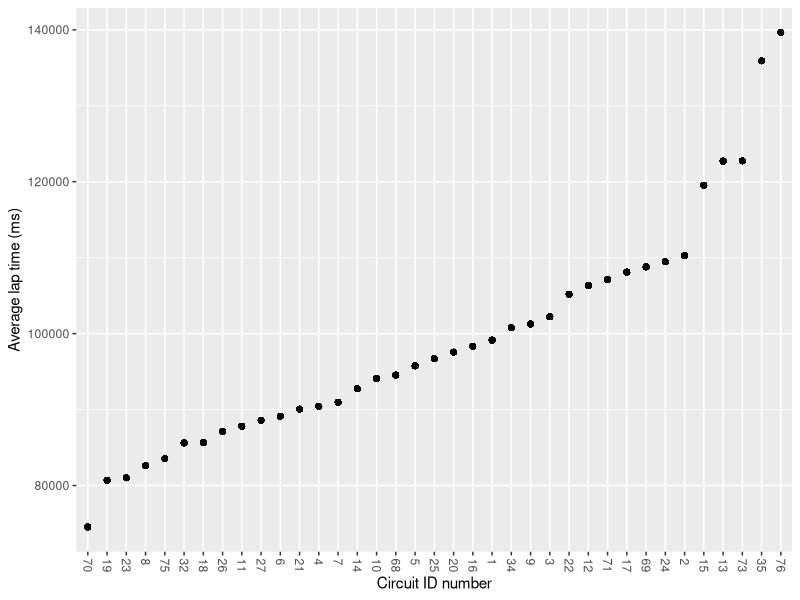
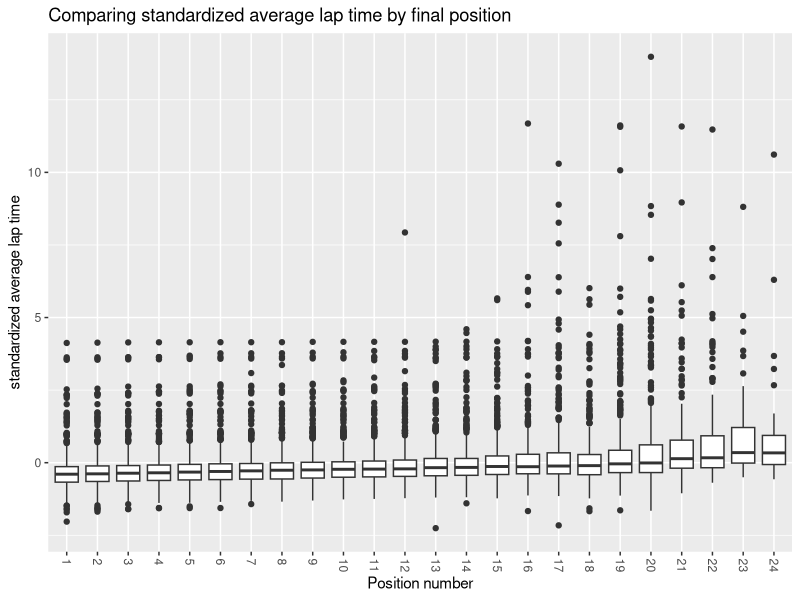
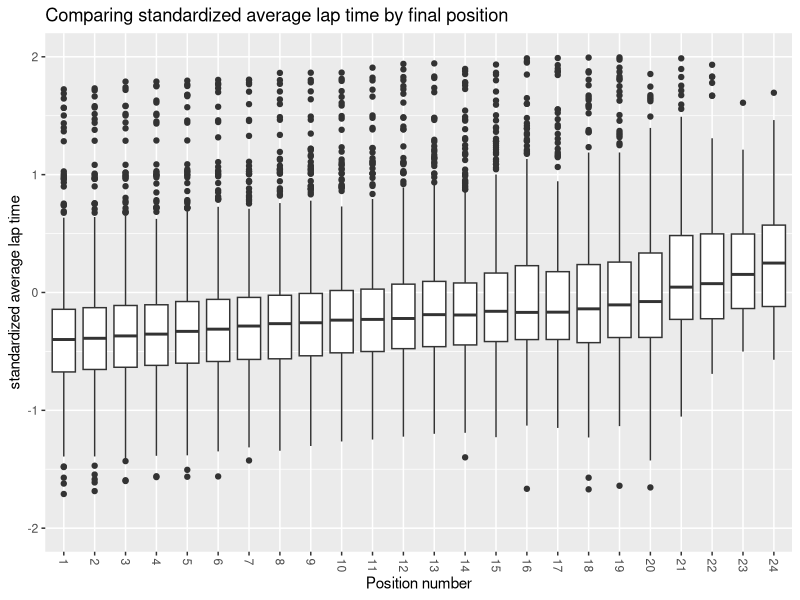
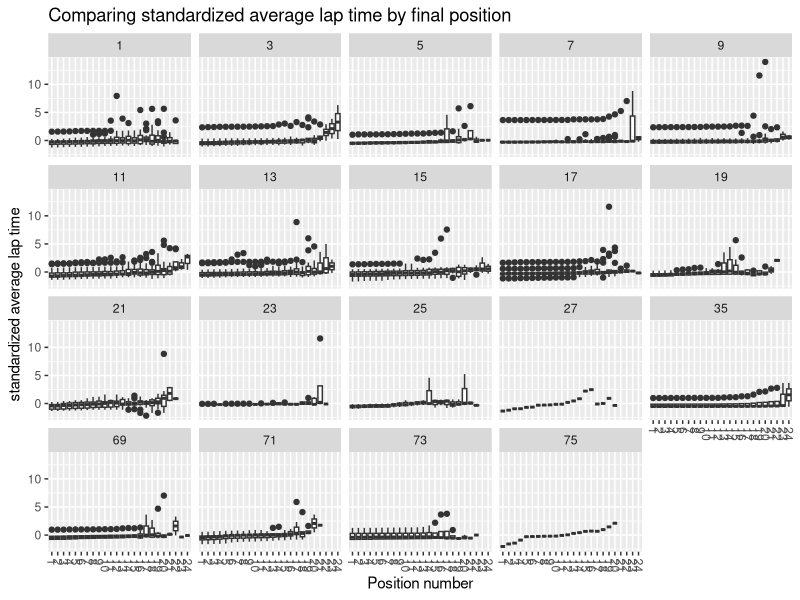
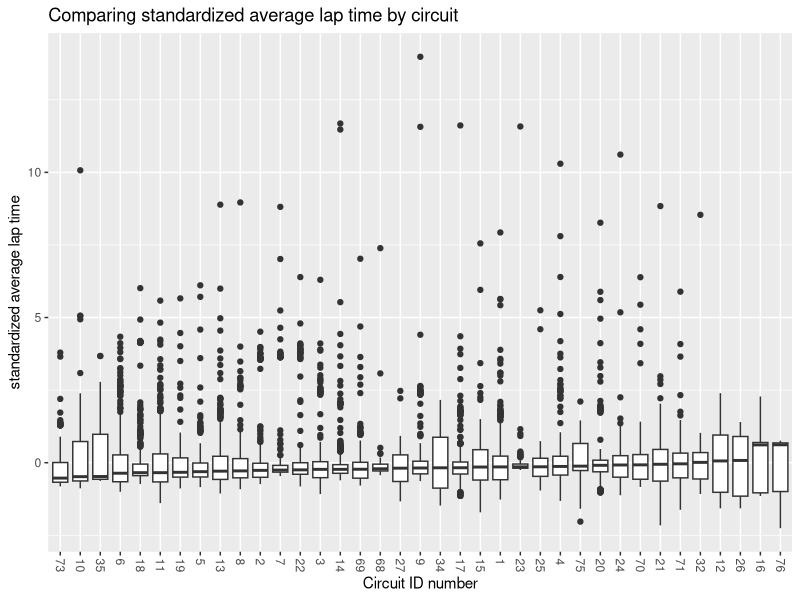
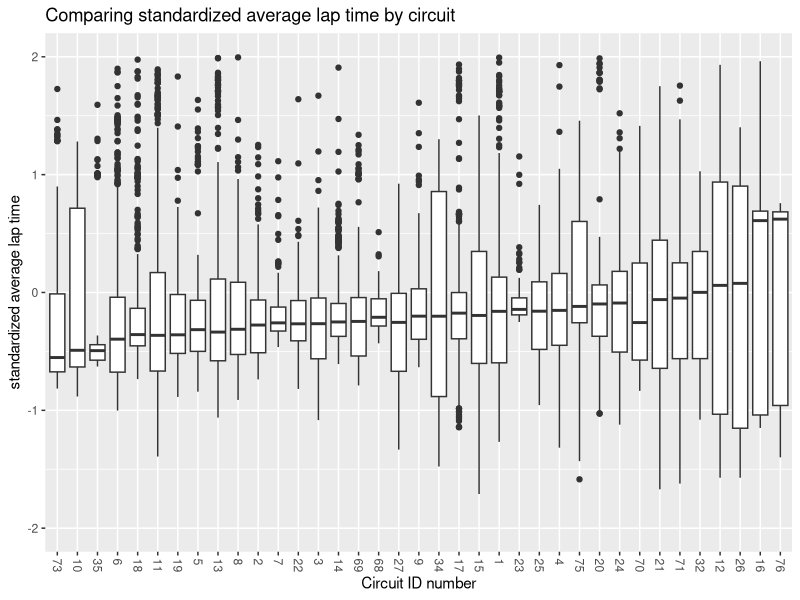

Generate these figures, in order, with R:
## ---- chunk 1
knitr::opts_chunk$set(echo = TRUE)
library(tidyverse)
library(modelr)
## ---- chunk 2
df_avglaptime <- read_csv("processed_data/avglaptime.csv")
## ---- chunk 3
df_avglaptime %>%
  ggplot(aes(fct_reorder(as.factor(circuitId), circuit_avg_lap), circuit_avg_lap)) + 
  geom_point() +
  theme(axis.text.x = element_text(angle = 270, vjust = 0.5, hjust = 0)) + 
  labs(
    x = "Circuit ID number",
    y = "Average lap time (ms)"
  )
## ---- chunk 4
df_stdavglap <- 
  df_avglaptime %>%
  mutate(std_avg_lap = (avg_lap-circuit_avg_lap)/circuit_lap_sd)
df_stdavglap

df_stdavglap %>%
  select(raceId, driverId, positionOrder, laps, status, avg_lap, std_avg_lap)
## ---- chunk 5
df_stdavglap %>%
  ggplot(aes(as.factor(positionOrder), std_avg_lap)) +
  geom_boxplot() + 
  theme(axis.text.x = element_text(angle = 270, vjust = 0.5, hjust = 0)) + 
  labs(
    x = "Position number",
    y = "standardized average lap time",
    title = "Comparing standardized average lap time by final position"
  )

df_stdavglap %>%
  ggplot(aes(as.factor(positionOrder), std_avg_lap)) +
  geom_boxplot() + 
  theme(axis.text.x = element_text(angle = 270, vjust = 0.5, hjust = 0)) + 
  ylim(-2, 2) +
  labs(
    x = "Position number",
    y = "standardized average lap time",
    title = "Comparing standardized average lap time by final position"
  )

df_stdavglap %>%
  filter(circuitId %% 2 == 1) %>%
  ggplot(aes(as.factor(positionOrder), std_avg_lap)) +
  geom_boxplot() + 
  theme(axis.text.x = element_text(angle = 270, vjust = 0.5, hjust = 0)) + 
  facet_wrap(vars(circuitId)) +
  labs(
    x = "Position number",
    y = "standardized average lap time",
    title = "Comparing standardized average lap time by final position"
  )
## ---- chunk 6
df_stdavglap %>%
  ggplot(aes(fct_reorder(as.factor(circuitId), std_avg_lap), std_avg_lap)) +
  geom_boxplot() + 
  theme(axis.text.x = element_text(angle = 270, vjust = 0.5, hjust = 0)) + 
  labs(
    x = "Circuit ID number",
    y = "standardized average lap time",
    title = "Comparing standardized average lap time by circuit"
  )

df_stdavglap %>%
  ggplot(aes(fct_reorder(as.factor(circuitId), std_avg_lap), std_avg_lap)) +
  geom_boxplot() + 
  theme(axis.text.x = element_text(angle = 270, vjust = 0.5, hjust = 0)) + 
  labs(
    x = "Circuit ID number",
    y = "standardized average lap time",
    title = "Comparing standardized average lap time by circuit"
  ) + 
  ylim(-2, 2)

## ---- chunk 7
df_final <-
  df_stdavglap %>%
  # Getting rid of less useful cols
  select(-c(resultId, milliseconds, rank, fastestLap, fastestLapTime, fastestLapSpeed, circuitRef, circuit_avg_lap, circuit_lap_sd)) %>%
  
  # Getting rid of country info
  select(-c(driver_nationality, constructor_nationality, circuit_country)) %>%

  # Getting rid of cols represented two different ways 
  select(-c(race_name, driverId, constructorId, circuit_name, statusId)) %>%
  
  # Getting rid of less useful metrics
  select(-c(laps, total_time, avg_lap))

df_final
## ---- chunk 8
write.csv(df_final,"processed_data/std_avg_laptime.csv", row.names = FALSE)
